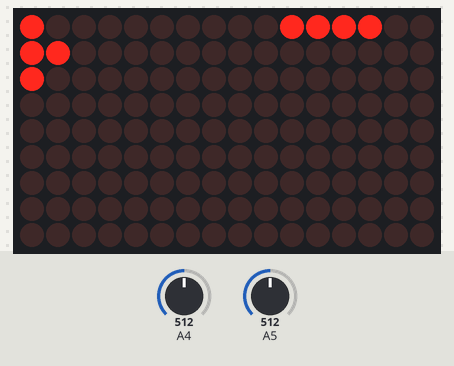
This sketch was run on a simulated Arduino Uno, built with avr-gcc and run on an emulated ATmega328P. On the bench: 16×9 LED matrix. Inputs (shaded band) come from the test bench; at power-on: A5 = 512, A4 = 512. Random numbers use the default seed unless the sketch sets one; what the sketch prints to the serial monitor is not drawn.

Above: at 1.1 s.
1.3 s: A5 set to 445
3.4 s: A5 set to 423
At 3.48 s:
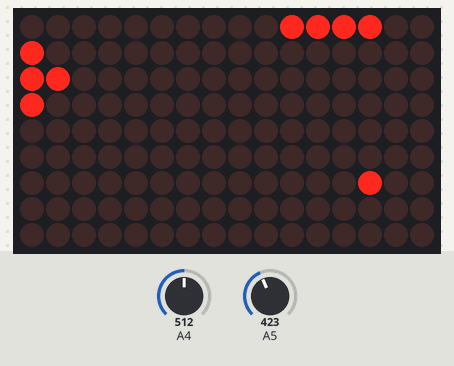
5.2 s: A4 set to 1010
At 5.35 s:
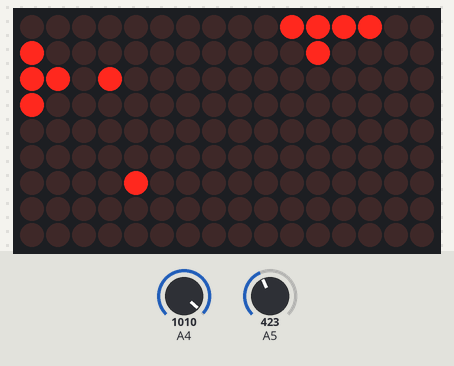
7.1 s: A5 set to 511
At 8.37 s:
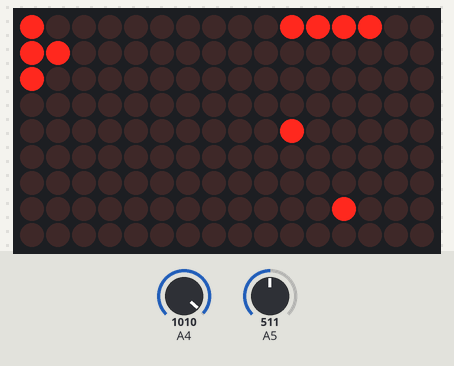
8.9 s: A5 set to 306
At 10.0 s:
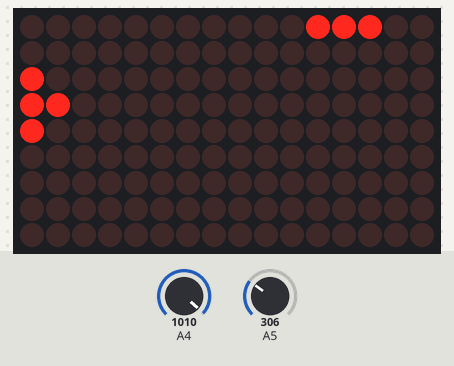
11.9 s: A5 set to 276
At 15.06 s:
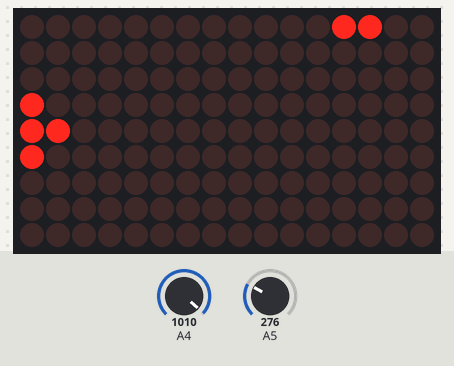

The sketch:

9x16Invader.ino
```cpp
// (licence header left out)
#include "Figure.h"
#include "Font.h"
#include <Wire.h>
#include <Adafruit_GFX.h>
#include <Adafruit_IS31FL3731.h>

Adafruit_IS31FL3731 ledmatrix = Adafruit_IS31FL3731();

#if defined(ARDUINO) && ARDUINO >= 100
#include "Arduino.h"
#else
#include "WProgram.h"
#endif


/* -----------------------------------------------------------------  */
/* -----------------------------------------------------------------  */
/*         SPACE INVADER CODE !!!                                     */
/* -----------------------------------------------------------------  */
/* -----------------------------------------------------------------  */


// Number of fire we can use before having to wait
#define MAXFIRE 3
// Number of lives you have :
#define STARTLIVES 4
// Maximum number of ennemies at one :
#define MAXENNEMIES 8
// Speed of ennemies arrival :  (between 0 & 20, 20 = rare, 0 = often )
#define ENNEMIESRATE 6


/** The score of the user (number of points = speed of each killed ennemy - number of ennemies missed) */
int score=0;
/** Position of the ship between 1 & 7 */
byte shippos=4;
/** Number of lives of the user */
byte lives;

/** Position of the bullets of the ship, [0]=x [1]=y */
byte firepos[9][2]={
  {0,0},  {0,0},  {0,0},  {0,0},  {0,0},  {0,0},  {0,0},  {0,0},  {0,0}
};
/** Position and speed of the ennemies [0]=x [1]=y [2]=speed [3]=speed counter */
byte ennemypos[8][4]={
  {0,0,0,0},  {0,0,0,0},  {0,0,0,0},  {0,0,0,0},  {0,0,0,0},  {0,0,0,0},  {0,0,0,0},  {0,0,0,0}
};


/* -----------------------------------------------------------------  */
/** Draw the ship at its current position.
 * @param set 1 or 0 to set or clear the led.
 */
void drawShip(uint8_t c=1) {
//    LedSign::Set(0,shippos-1, c);
    ledmatrix.drawPixel(0, shippos-1, c);
//    LedSign::Set(0,shippos, c);
    ledmatrix.drawPixel(0, shippos, c);
//    LedSign::Set(0,shippos+1, c);
    ledmatrix.drawPixel(0, shippos+1, c);
//    LedSign::Set(1,shippos, c);
    ledmatrix.drawPixel(1, shippos, c);
}


/* -----------------------------------------------------------------  */
/** Draw the number of lives remaining at the top left of the screen
 */
void drawLives() {
  for(byte i=0;i<STARTLIVES;i++) {
//    LedSign::Set(13-i,0,(i<lives)?1:0);
    ledmatrix.drawPixel(13-i, 0, (i<lives)?1:0);
  }
}


/* -----------------------------------------------------------------  */
/** end of the game, draw the Scores using a scrolling
 */
void endGame() {
  for(byte x=4;x<=8;x++)
    for(byte y=0;y<=8;y++)
//      LedSign::Set(x,y,0);
      ledmatrix.drawPixel(x, y, 0);

//  Figure::Scroll90(score);

  for(byte i=0;i<30;i++) {
   drawShip(0);
   delay(5*(30-i));
   drawShip(0);
   delay(5*(30-i));
  }
}


/* -----------------------------------------------------------------  */
/** Initialize a new game (lives, screen, score, ship ...)
 */
void initGame() {
   lives=STARTLIVES;
   score=0;
   shippos=4;
//   LedSign::Clear();
   drawLives();
   drawShip();
}


/* -----------------------------------------------------------------  */
/** Check the variator to know the position of the ship.
 * Move and redraw the ship in case of change.
 */
void moveShip()
{
  // Ship have 7 positions. Let's use a third of the variator position.
  int newshpos=7-(analogRead(5)/72); // we reverse the command (variator wrongly connected ;) )
  if (newshpos>7) newshpos=7;
  if (newshpos<1) newshpos=1;
  if (newshpos!=shippos) {
    drawShip(0);
    for(byte i=0;i<8;i++)
//      LedSign::Set(0,i,0);
      ledmatrix.drawPixel(0, i, 0);
    shippos=newshpos;
    drawShip(1);
  }
}


/* -----------------------------------------------------------------  */
/** Check the fire button and fire if it has been pushed.
 * Please note that we use a static status to check that the user
 * pull the button between each fire.
 */
void fireShip()
{
  static byte status=0;
  if (status==0) {
    // Ship may fire 10 times (not more...)
    if (analogRead(4)>1000) {
        // FIRE !
        status=1;
        for(byte i=0;i<MAXFIRE;i++) {
          if (firepos[i][0]==0) {
              firepos[i][0]=2; firepos[i][1]=shippos;
              break;
          }
        }
    }
  } else {
    if (analogRead(4)<1000) status=0;
  }
}


/* -----------------------------------------------------------------  */
/** Crash : called when an ennemy touched the ship (failure!)
 */
void crash() {
   drawShip(1);
   delay(150);
   drawShip(0);
   delay(150);
   drawShip(1);
   delay(150);
   drawShip(0);
   delay(150);

   for(byte i=0;i<MAXENNEMIES;i++)
     if (ennemypos[i][0]!=0) {
//       LedSign::Set(ennemypos[i][0],ennemypos[i][1],0);
       ledmatrix.drawPixel(ennemypos[i][0], ennemypos[i][1], 0);
       ennemypos[i][0]=0;
     }
   for(byte i=0;i<MAXFIRE;i++)
     firepos[i][0]=0;

   lives--;
   if (lives==0) {
     endGame();
     initGame();
   } else {
//     LedSign::Clear();
     drawLives();
     drawShip();
   }
}


/* -----------------------------------------------------------------  */
/** Add ennemies at the top randomly, with random speed too
 */
void addEnnemies()
{
  if (random(0,ENNEMIESRATE)==0) {
    // ENNEMY COMING !
        for(byte i=0;i<MAXENNEMIES;i++) {
          if (ennemypos[i][0]==0) {
              ennemypos[i][0]=13; ennemypos[i][1]=random(1,8);
              ennemypos[i][2]=random(2,5); // Speed of ennemies between 1 and 5 (5=slower)
              ennemypos[i][3]=0;
              break;
          }
        }
    }
}


/* -----------------------------------------------------------------  */
/** Move the ennemies, and check the collision with the ship
 */
void moveEnnemies()
{
  for(byte i=0;i<MAXENNEMIES;i++) {
    if (ennemypos[i][0]!=0) {
      ennemypos[i][3]++;
      if (ennemypos[i][2]==ennemypos[i][3]) {
        ennemypos[i][3]=0;
//        LedSign::Set(ennemypos[i][0],ennemypos[i][1],0);
        ledmatrix.drawPixel(ennemypos[i][0],ennemypos[i][1],0);
        ennemypos[i][0]--;
        // collision with the top of the ship
        if (ennemypos[i][0]==1 && shippos==ennemypos[i][1]) {
          crash();
        } else {
          if (ennemypos[i][0]==0) { // Collision detection
            ennemypos[i][0]=0;
            if (score>0) score-=1;
            if (shippos==ennemypos[i][1] || shippos-1==ennemypos[i][1] || shippos+1==ennemypos[i][1]) {
              crash();
            } else {
//              LedSign::Set(ennemypos[i][0],ennemypos[i][1],0);
              ledmatrix.drawPixel(ennemypos[i][0],ennemypos[i][1],0);
            }
          }
        }
      } else {
//        LedSign::Set(ennemypos[i][0],ennemypos[i][1],1);
        ledmatrix.drawPixel(ennemypos[i][0],ennemypos[i][1],1);
      }
    }
  }
}


/* -----------------------------------------------------------------  */
/** Move the bullets, draw them, and check the collision with
 * ennemies.
 */
void moveFires()
{
  for(byte i=0;i<MAXFIRE;i++) {
    if (firepos[i][0]!=0) {
//      LedSign::Set(firepos[i][0],firepos[i][1],0);
        ledmatrix.drawPixel(firepos[i][0],firepos[i][1],0);
      firepos[i][0]++;
      // Let's detect collision with ennemies :
      for(byte j=0;j<MAXENNEMIES;j++) {
        if (ennemypos[j][0]!=0) {
          if ((ennemypos[j][0]==firepos[i][0] || ennemypos[j][0]==firepos[i][0]+1) && ennemypos[j][1]==firepos[i][1]) {
              // Ennemy destroyed
//              LedSign::Set(ennemypos[j][0],ennemypos[j][1],0);
              ledmatrix.drawPixel(ennemypos[j][0],ennemypos[j][1],0);
              ennemypos[j][0]=0;
              firepos[i][0]=0;
              score+=(6-ennemypos[j][2]); // Change it in case of ennemy speed change ;) score is 5-speed
          }
        }
      }
      if (firepos[i][0]==14) {
        firepos[i][0]=0;
      } else {
//        LedSign::Set(firepos[i][0],firepos[i][1],1);
        ledmatrix.drawPixel(firepos[i][0],firepos[i][1],1);
      }
    }
  }
}


/* -----------------------------------------------------------------  */
/** MAIN program Setup
 */
void setup()                    // run once, when the sketch starts
{
  Serial.begin(9600);
  if (! ledmatrix.begin())
  {
    Serial.println("IS31 not found");
    while (1);
  }
  Serial.println("IS31 found!");

  randomSeed(analogRead(2));

  initGame();
  drawShip();
}


/* -----------------------------------------------------------------  */
/** MAIN program Loop
 */
void loop()                     // run over and over again
{
  moveShip();
  fireShip();
  moveFires();
  moveEnnemies();
  addEnnemies();
  delay(100);
}
```

Measured:
- the behaviour switches between 432 and 431 on A5 (found by bisection; images 0 and 1)
- the behaviour switches between 288 and 287 on A5 (found by bisection; images 4 and 5)
- what the display in image 4 shows lasts 1.2 s, from 9.1 s to 10.3 s
- what the display in image 5 shows lasts 0.4 s, from 14.9 s to 15.3 s
